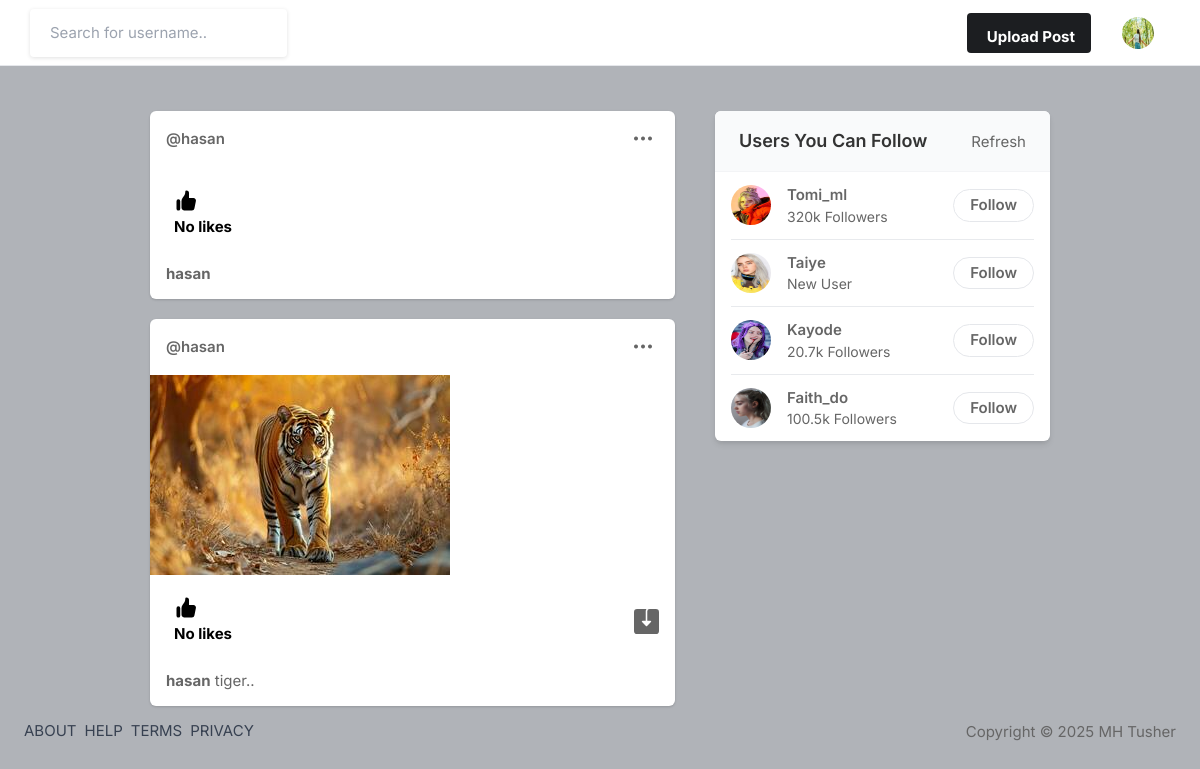
The page / (signed in) on the database as committed earlier.
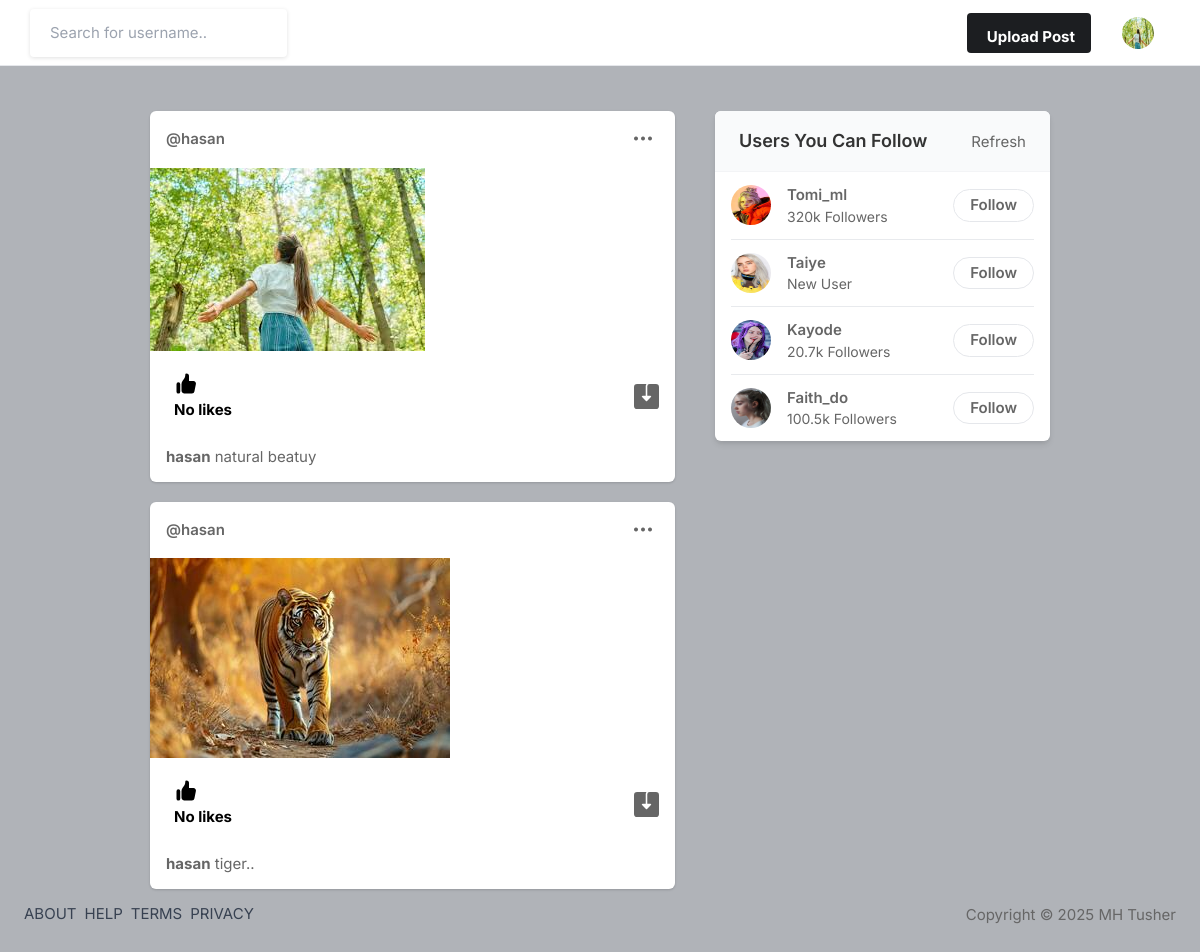
The same page on the database as committed later.
### core/models.py (models this page shows, shortened)
class Profile(models.Model):
    user = models.ForeignKey(User,on_delete=models.CASCADE)
    id_user = models.IntegerField()
    bio = models.TextField(blank=True)
    profileimg = models.ImageField(upload_to='profile_images',default='blank_profile_pic.png')
    location = models.CharField(max_length=100,blank = True)

class Post(models.Model):
    id = models.UUIDField(primary_key=True, default=uuid.uuid4)
    user = models.CharField(max_length=100)
    image = models.ImageField(upload_to='post_images')
    caption = models.TextField()
    created_at = models.DateTimeField(default=datetime.now)
    no_of_likes = models.IntegerField(default=0)

### core/views.py (the view)
# urls.py: path('',views.index, name='index'),
@login_required(login_url='signin')
def index(request):
    user_object = User.objects.get(username=request.user.username)
    user_profile = Profile.objects.get(user=user_object)
    posts = Post.objects.all()
    return render(request, 'index.html',{'user_profile': user_profile,'posts':posts})

### templates/index.html (shortened to what this page needs)
{% load static %}
<!DOCTYPE html>
<html lang="en">
<head>
    <link rel="stylesheet" href="{% static 'assets/css/icons.css' %}">
    <link rel="stylesheet" href="{% static 'assets/css/uikit.css' %}">
    <link rel="stylesheet" href="{% static 'assets/css/style.css' %}">
    <link rel="stylesheet" href="{% static 'assets/css/tailwind.css' %}">
</head>
<body>
            <header>
                  <div class="header_inner">
                    <form action="{% url 'search' %}"  method="POST">
                    <div class="left-side">
                            <input type="text" name="username" placeholder="Search for username..">&nbsp; &nbsp;
                    </div>
                    </form>
                    <div class="right-side lg:pr-4">
                        <a href="#"
                            class="bg-pink-500 flex font-bold hidden hover:bg-pink-600 hover:text-white inline-block items-center lg:block max-h-10 mr-4 px-4 py-2 rounded shado text-white">
                              Upload Post
                        </a>
                        <a href="#">
                            <img src="{{user_profile.profileimg.url}}" class="header-avatar" alt="">
                        </a>
                    </div>
                </div>
            </header>
            <div class="container m-auto">
                <div class="lg:flex justify-center lg:space-x-10 lg:space-y-0 space-y-5">
                    <div class="space-y-5 flex-shrink-0 lg:w-7/12">
  {% for post in posts reversed %}
  <div class="bg-white shadow rounded-md  -mx-2 lg:mx-0">
      <div class="flex justify-between items-center px-4 py-3">
          <div class="flex flex-1 items-center space-x-4">
              <span class="block font-semibold "><a href="/profile/{{post.user}}">@{{post.user}}</a></span>
          </div>
        <div>
          <a href="#"> <i class="icon-feather-more-horizontal text-2xl hover:bg-gray-200 rounded-full p-2 transition -mr-1 "></i> </a>
        </div>
      </div>
     {% if post.image and post.image.url %}
    <div uk-lightbox>
        <a href="{{ post.image.url }}">
            <img src="{{ post.image.url }}" alt="">
        </a>
    </div>
    {% endif %}
      <div class="py-3 px-4 space-y-3">
          <div class="flex space-x-4 lg:font-bold">
              <a href="/like-post?post_id={{post.id}}" class="flex items-center space-x-2">
                  <div class="p-2 rounded-full text-black">
                      {% if post.no_of_likes == 0 %}
                      <p>No likes</p>
                      {% elif post.no_of_likes == 1 %}
                      <p>Liked by {{post.no_of_likes}} person</p>
                      {% else %}
                      <p>Liked by {{post.no_of_likes}} people</p>
                      {% endif %}
                  </div>
              </a>
             {% if post.image and post.image.url %}
    <a href="{{ post.image.url }}" class="flex items-center space-x-2 flex-1 justify-end" download>
    </a>
{% endif %}
          </div>
          <p>
              <a href="/profile/{{post.user}}"><strong>{{post.user}}</strong></a> {{post.caption}}
          </p>
      </div>
  </div>
  {% endfor %}
                    </div>
                    <div class="lg:w-5/12">
                        <div class="bg-white  shadow-md rounded-md overflow-hidden">
                            <div class="bg-gray-50  border-b border-gray-100 flex items-baseline justify-between py-4 px-6 ">
                                <h2 class="font-semibold text-lg">Users You Can Follow</h2>
                                <a href="#"> Refresh</a>
                            </div>
                            <div class="divide-gray-300 divide-gray-50 divide-opacity-50 divide-y px-4 ">
                                <div class="flex items-center justify-between py-3">
                                    <div class="flex flex-1 items-center space-x-4">
                                        <a href="profile.html">
                                            <img src="{% static 'assets/images/avatars/avatar-2.jpg' %}" class="bg-gray-200 rounded-full w-10 h-10">
                                        </a>
                                        <div class="flex flex-col">
                                            <span class="block capitalize font-semibold"> tomi_ml </span>
                                            <span class="block capitalize text-sm"> 320k followers </span>
                                        </div>
                                    </div>
                                    <a href="#" class="border border-gray-200 font-semibold px-4 py-1 rounded-full hover:bg-pink-600 hover:text-white hover:border-pink-600 "> Follow </a>
                                </div>
                                <div class="flex items-center justify-between py-3">
                                    <div class="flex flex-1 items-center space-x-4">
                                        <a href="profile.html">
                                            <img src="{% static 'assets/images/avatars/avatar-1.jpg' %}" class="bg-gray-200 rounded-full w-10 h-10">
                                        </a>
                                        <div class="flex flex-col">
                                            <span class="block capitalize font-semibold"> taiye </span>
                                            <span class="block capitalize text-sm"> New user </span>
                                        </div>
                                    </div>
                                    <a href="#" class="border border-gray-200 font-semibold px-4 py-1 rounded-full hover:bg-pink-600 hover:text-white hover:border-pink-600 "> Follow </a>
                                </div>
                                <div class="flex items-center justify-between py-3">
                                    <div class="flex flex-1 items-center space-x-4">
                                        <a href="profile.html">
                                            <img src="{% static 'assets/images/avatars/avatar-5.jpg' %}" class="bg-gray-200 rounded-full w-10 h-10">
                                        </a>
                                        <div class="flex flex-col">
                                            <span class="block capitalize font-semibold"> kayode </span>
                                            <span class="block capitalize text-sm"> 20.7k followers </span>
                                        </div>
                                    </div>
                                    <a href="#" class="border border-gray-200 font-semibold px-4 py-1 rounded-full hover:bg-pink-600 hover:text-white hover:border-pink-600 "> Follow </a>
                                </div>
                                <div class="flex items-center justify-between py-3">
                                    <div class="flex flex-1 items-center space-x-4">
                                        <a href="profile.html">
                                            <img src="{% static 'assets/images/avatars/avatar-7.jpg' %}" class="bg-gray-200 rounded-full w-10 h-10">
                                        </a>
                                        <div class="flex flex-col">
                                            <span class="block capitalize font-semibold"> faith_do </span>
                                            <span class="block capitalize text-sm"> 100.5k followers </span>
                                        </div>
                                    </div>
                                    <a href="#" class="border border-gray-200 font-semibold px-4 py-1 rounded-full hover:bg-pink-600 hover:text-white hover:border-pink-600 "> Follow </a>
                                </div>
                            </div>
                        </div>
                    </div>
                </div>
            </div>
        <div class="lg:mb-5 py-3 uk-link-reset">
            <div class="flex flex-col items-center justify-between lg:flex-row max-w-6xl mx-auto lg:space-y-0 space-y-3">
                <div class="flex space-x-2 text-gray-700 uppercase">
                    <a href="#"> About</a>
                    <a href="#"> Help</a>
                    <a href="#"> Terms</a>
                    <a href="#"> Privacy</a>
                </div>
                <p class="capitalize">Copyright &copy; <script>document.write(new Date().getFullYear())</script> MH Tusher
                </p>            </div>
        </div>
</body>
</html>

### static/assets/css/style.css (style rules this page uses)
body { background-color: #B0B3B8!important; }
input { height: 48px; line-height: 48px; padding: 0 20px; outline: none; font-size: 15px; color: #808080; max-width: 100%; width: 100%; -webkit-box-sizing: border-box; box-sizing: border-box; display: block; font-weight: 400; opacity: 1; border-radius: 4px; border: none; -webkit-box-shadow: 0 1px 4px 0px rgba(0, 0, 0, 0.12); box-shadow: 0 1px 4px 0px rgba(0, 0, 0, 0.12); }
input[type="text"], input[type="password"], input[type="email"], input[type="number"] { height: 48px; line-height: 48px; padding: 0 20px; outline: none; font-size: 15px; color: #808080; max-width: 100%; width: 100%; -webkit-box-sizing: border-box; box-sizing: border-box; display: block; font-weight: 400; opacity: 1; border-radius: 4px; border: none; -webkit-box-shadow: 0 1px 4px 0px rgba(0, 0, 0, 0.12); box-shadow: 0 1px 4px 0px rgba(0, 0, 0, 0.12); }
input { -webkit-transition: all 0.1s ease-in-out; transition: all 0.1s ease-in-out; }
::placeholder { color: #808080; opacity: 1; }
a { color: #be185d; -webkit-transition: 0.3s; transition: 0.3s; outline: none !important; }
img { max-width: 100%; }
body { color: #666; font-size: 15px; line-height: 27px; background-color: #f0f2f5; font-family: "Inter", sans-serif; text-transform: none; }
body p { font-size: 15px; line-height: 27px; }
h1, h2, h3, h4, h5, h6 { font-family: "Inter", sans-serif; text-transform: none; }
input[type="text"], input[type="password"], input[type="email"] { font-family: "Inter", sans-serif; text-transform: none; }
h1, h2, h3, h4, h5, h6 { color: #333; font-weight: 500; margin: 0; padding: 0; }
h2 { font-size: 26px; }
b, strong { font-weight: 700 !important; }
@media (min-width: 1024px) { .container { max-width: 900px !important; padding-top: 45px; } }
header { background-color: #fff; left: 0; right: 0; top: 0; z-index: 99; height: 66px; display: -webkit-box; display: -ms-flexbox; display: flex; -webkit-box-align: center; -ms-flex-align: center; align-items: center; border-bottom: 1px solid #e5e7eb; }
header .header_inner { display: -webkit-box; display: -ms-flexbox; display: flex; -webkit-box-align: center; -ms-flex-align: center; align-items: center; max-width: 1090px; margin: auto; width: 100%; max-width: 100% !important; padding: 0 30px; }
header .header_inner .left-side { display: -webkit-box; display: -ms-flexbox; display: flex; -webkit-box-align: center; -ms-flex-align: center; align-items: center; }
header .header_inner .right-side { display: -webkit-box; display: -ms-flexbox; display: flex; -webkit-box-align: center; -ms-flex-align: center; align-items: center; -webkit-box-pack: end; -ms-flex-pack: end; justify-content: flex-end; margin-left: auto; }
header .header_inner .right-side .header-avatar { width: 32px; height: 32px; border-radius: 100%; margin-left: 15px; }

Rows that differ between the two databases and show on the page:
removed Post: user "hasan", no_of_likes "No likes"
added Post: user "hasan", image (picture), no_of_likes "No likes", caption "natural beatuy"
